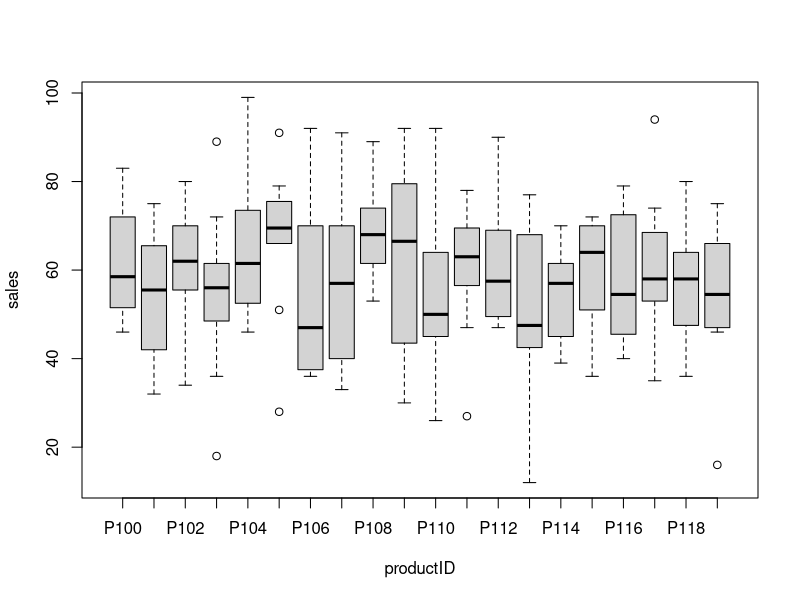
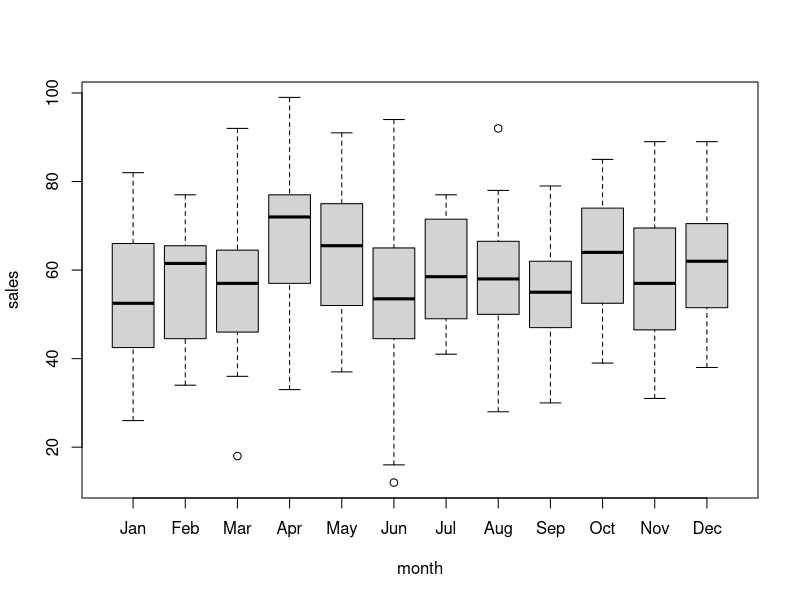
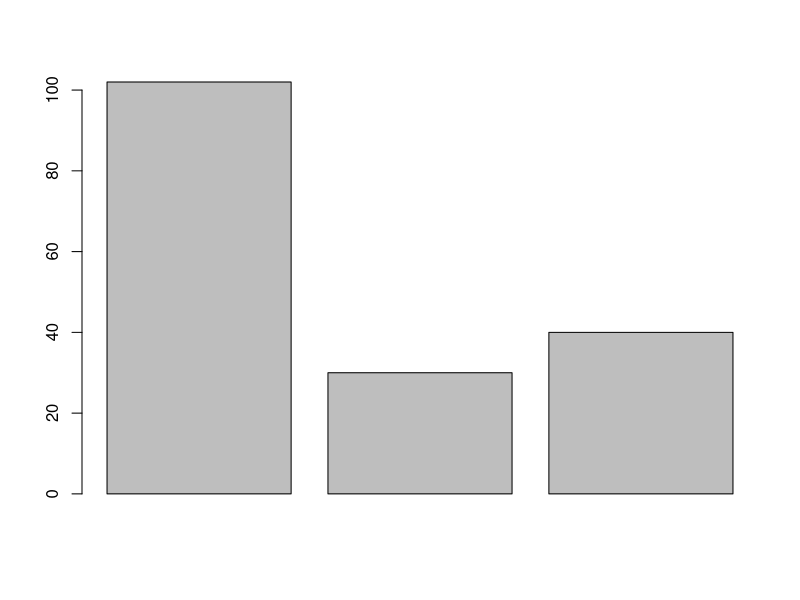
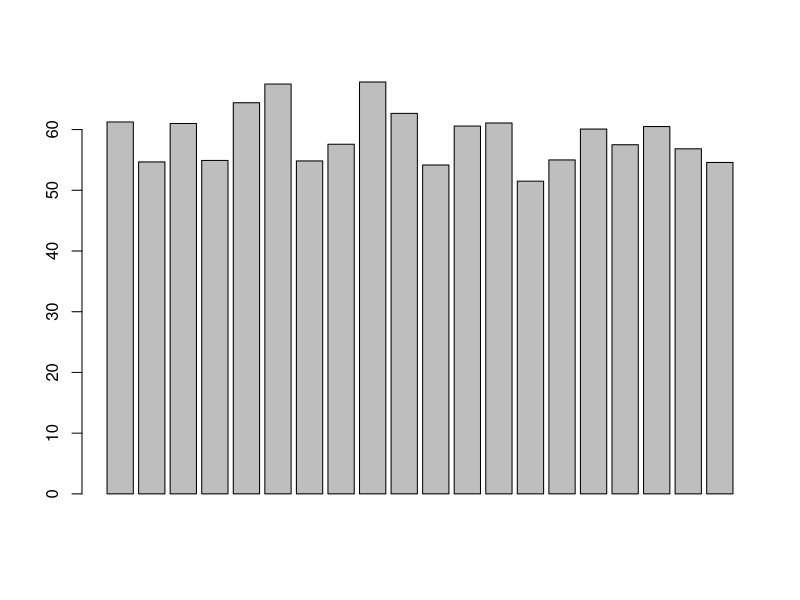
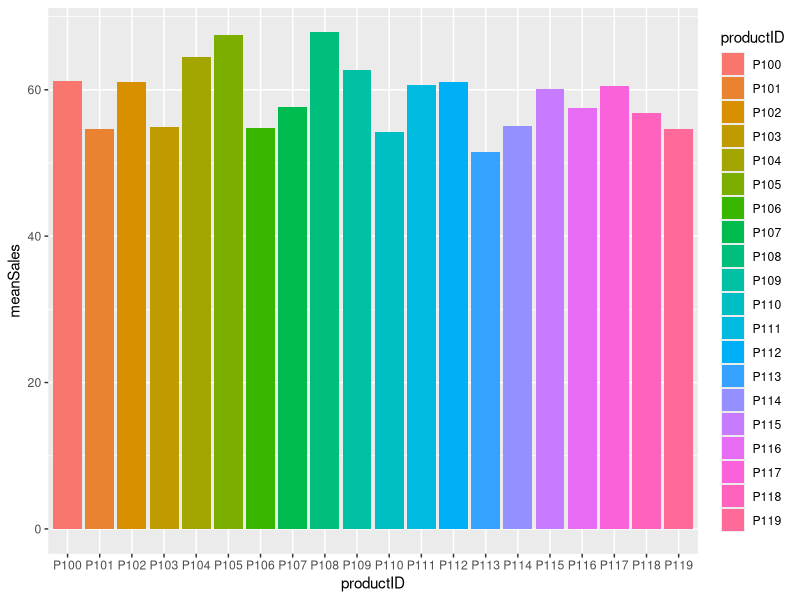
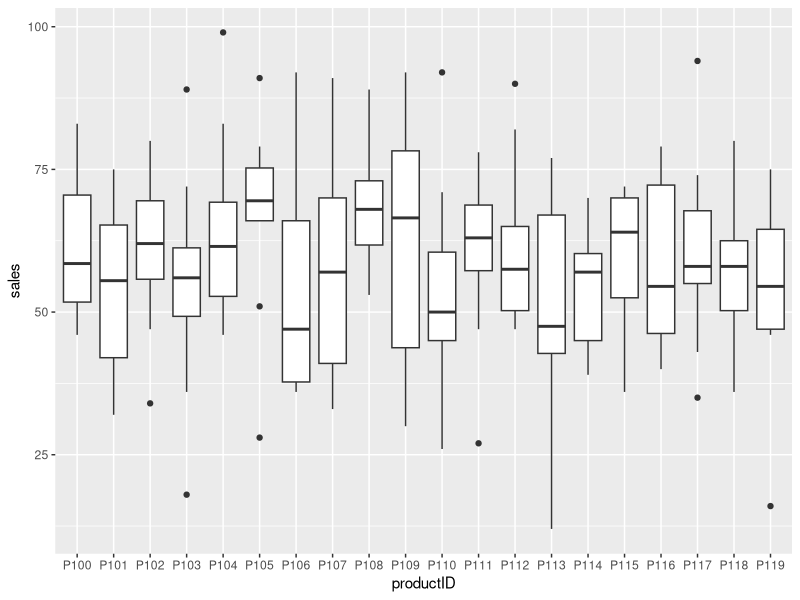
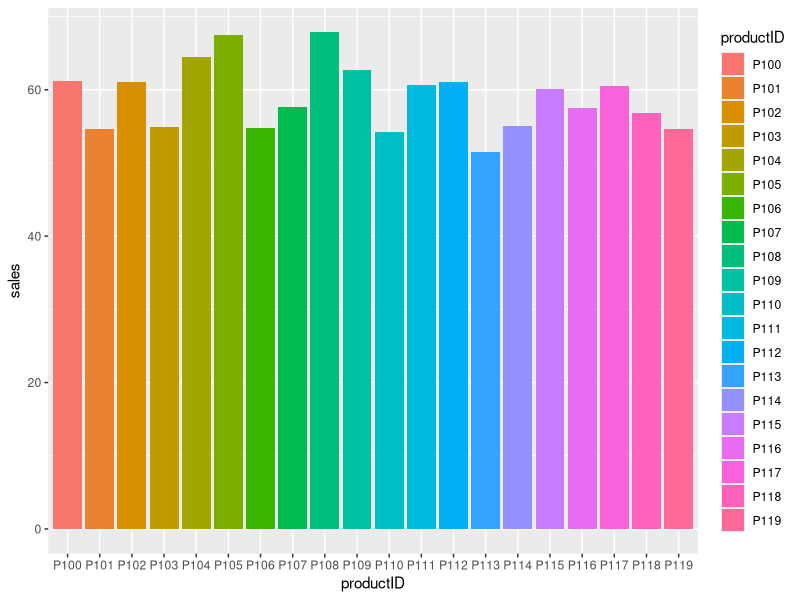
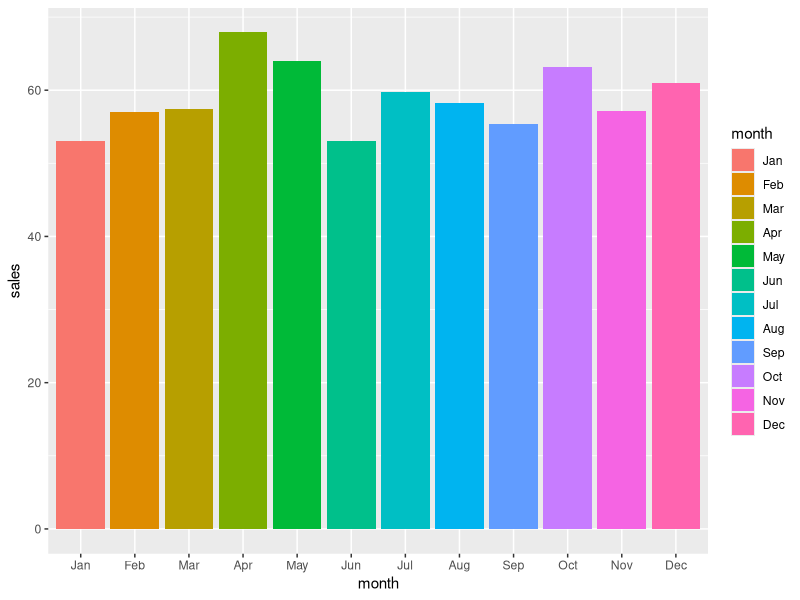

Source code (R) for these figures, in order:
#webminar 3 -  Jan 2019
#Data Creation, Summarisation and Visualisation
library(dplyr)
library(ggplot2)

#Data Creation
#create a Data Frame

(productID = paste('P', 100:119, sep=''))
month.abb[1:12]
(months = month.abb[1:12])
#create a structure - each product & every month
df = expand.grid(productID, months)
names(df)
head(df)
names(df) = c('productID', 'month')
head(df); nrow(df)
#check how many rows created for each product
table(df$productID); table(df$month)
#20 products, 12 months
#create column of values for sales figures
df$sales = round(rnorm(20 * 12 , mean=60, sd=15),0)
df

#summarise - productwise, monthwise - min, max, average, sd, sum
str(df)  #see the structure 

#base functions
aggregate(sales ~ productID, data=df, FUN=sum )
#user defined functions
myfunction <- function(x){cbind( sum(x),   mean(x), max(x), min(x))}
aggregate(sales ~ productID, data=df, FUN=myfunction )

#using package - dplyr
library(dplyr)

df %>% group_by(productID) %>% summarise(n=n(), mean(sales))
df %>% group_by(productID) %>% summarise(meanSales = mean(sales), maxSales= max(sales), minSales= min(sales))

df %>% group_by(productID) %>% summarise_if(is.numeric, c(Mean= mean, Min= min, Max= max, SD= sd))
#monthwise
df %>% group_by(month) %>% summarise_if(is.numeric, c(Mean= mean, Min= min, Max= max, SD= sd))

#how many months sales was more than mean for each product
totalMean = mean(df$sales)
df %>% filter(sales >= totalMean) 
df %>% filter(sales >= totalMean) %>% group_by(productID) %>% tally()


#other dplyr functions
#select

#sample

#mutate




#how many times, sales > mean sales of their own product
#productwise mean, compare, count
library(purrr)
library(tidyr)
#advanced techniques

#graphs

boxplot(sales ~ productID, data=df)
boxplot(sales ~ month, data=df)

df %>% group_by(productID) %>% summarise(meanSales = mean(sales)) -> group1
barplot(c(102,30,40))
group1
barplot(group1$meanSales)


#ggplot

ggplot(group1, aes(x=productID, y=meanSales, fill=productID)) + geom_bar(stat='identity')

ggplot(df, aes(x=productID, y=sales)) + geom_boxplot()

ggplot(df) +  geom_bar(aes(productID, sales, fill = productID), position = "dodge", stat = "summary", fun.y = "mean")

ggplot(df) +  geom_bar(aes(month, sales, fill = month), position = "dodge", stat = "summary", fun.y = "mean")

ggplot(df) +  geom_bar(aes(month, sales, fill = month), position = "dodge", stat = "summary", fun.y = c("min"))

                       